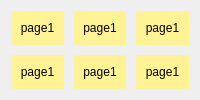
                                         <widget class="QWidget" name="page_9">
                                          <layout class="QHBoxLayout" name="horizontalLayout_39">
                                           <item>
                                            <layout class="QGridLayout" name="gridLayout_18">
                                             <property name="leftMargin">
                                              <number>0</number>
                                             </property>
                                             <property name="topMargin">
                                              <number>0</number>
                                             </property>
                                             <property name="rightMargin">
                                              <number>0</number>
                                             </property>
                                             <property name="bottomMargin">
                                              <number>0</number>
                                             </property>
                                             <property name="spacing">
                                              <number>10</number>
                                             </property>
                                             <item row="1" column="1">
                                              <widget class="QLabel" name="label_123">
                                               <property name="maximumSize">
                                                <size>
                                                 <width>120</width>
                                                 <height>120</height>
                                                </size>
                                               </property>
                                               <property name="styleSheet">
                                                <string notr="true">*{background: rgb(255, 243, 149)
}</string>
                                               </property>
                                               <property name="text">
                                                <string>page1</string>
                                               </property>
                                               <property name="alignment">
                                                <set>Qt::AlignCenter</set>
                                               </property>
                                              </widget>
                                             </item>
                                             <item row="0" column="1">
                                              <widget class="QLabel" name="label_124">
                                               <property name="maximumSize">
                                                <size>
                                                 <width>120</width>
                                                 <height>120</height>
                                                </size>
                                               </property>
                                               <property name="styleSheet">
                                                <string notr="true">*{background: rgb(255, 243, 149)
}</string>
                                               </property>
                                               <property name="text">
                                                <string>page1</string>
                                               </property>
                                               <property name="alignment">
                                                <set>Qt::AlignCenter</set>
                                               </property>
                                              </widget>
                                             </item>
                                             <item row="1" column="0">
                                              <widget class="QLabel" name="label_125">
                                               <property name="maximumSize">
                                                <size>
                                                 <width>120</width>
                                                 <height>120</height>
                                                </size>
                                               </property>
                                               <property name="styleSheet">
                                                <string notr="true">*{background: rgb(255, 243, 149)
}</string>
                                               </property>
                                               <property name="text">
                                                <string>page1</string>
                                               </property>
                                               <property name="alignment">
                                                <set>Qt::AlignCenter</set>
                                               </property>
                                              </widget>
                                             </item>
                                             <item row="0" column="0">
                                              <widget class="QLabel" name="label_126">
                                               <property name="maximumSize">
                                                <size>
                                                 <width>120</width>
                                                 <height>120</height>
                                                </size>
                                               </property>
                                               <property name="styleSheet">
                                                <string notr="true">*{background: rgb(255, 243, 149)
}</string>
                                               </property>
                                               <property name="text">
                                                <string>page1</string>
                                               </property>
                                               <property name="alignment">
                                                <set>Qt::AlignCenter</set>
                                               </property>
                                              </widget>
                                             </item>
                                             <item row="0" column="2">
                                              <widget class="QLabel" name="label_127">
                                               <property name="maximumSize">
                                                <size>
                                                 <width>120</width>
                                                 <height>120</height>
                                                </size>
                                               </property>
                                               <property name="styleSheet">
                                                <string notr="true">*{background: rgb(255, 243, 149)
}</string>
                                               </property>
                                               <property name="text">
                                                <string>page1</string>
                                               </property>
                                               <property name="alignment">
                                                <set>Qt::AlignCenter</set>
                                               </property>
                                              </widget>
                                             </item>
                                             <item row="1" column="2">
                                              <widget class="QLabel" name="label_128">
                                               <property name="maximumSize">
                                                <size>
                                                 <width>120</width>
                                                 <height>120</height>
                                                </size>
                                               </property>
                                               <property name="styleSheet">
                                                <string notr="true">*{background: rgb(255, 243, 149)
}</string>
                                               </property>
                                               <property name="text">
                                                <string>page1</string>
                                               </property>
                                               <property name="alignment">
                                                <set>Qt::AlignCenter</set>
                                               </property>
                                              </widget>
                                             </item>
                                            </layout>
                                           </item>
                                          </layout>
                                         </widget>
